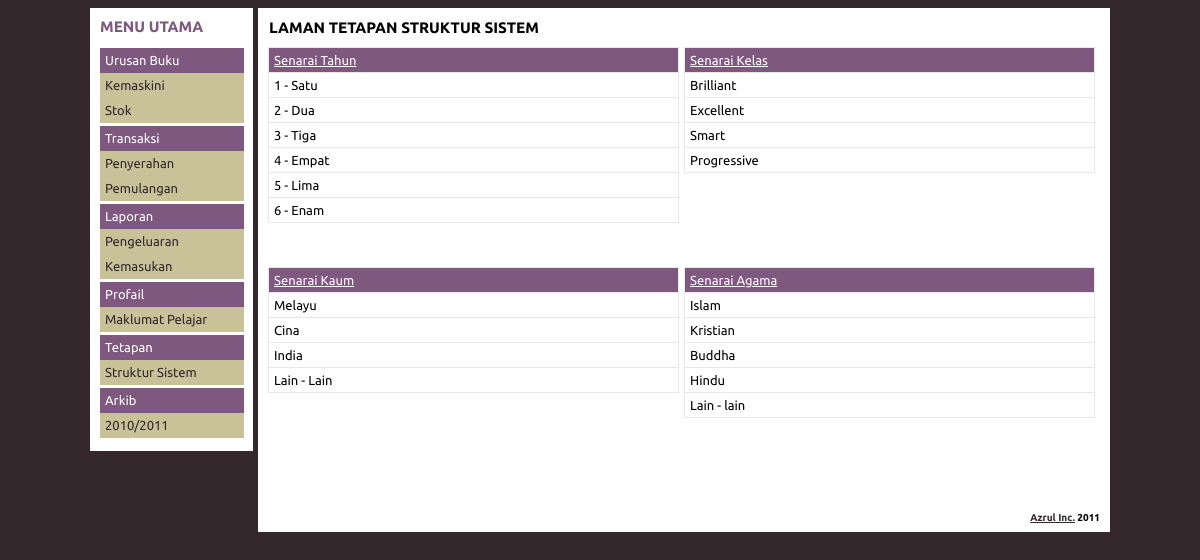
Screenshot of /index.php/settings/structure with the database file from the repository.
### tables this page shows
CREATE TABLE IF NOT EXISTS `ispbt_years` (
  `is_years_ind` int(3) NOT NULL,
  `is_years_digit` int(3) NOT NULL,
  `is_years_title` varchar(255) NOT NULL,
  UNIQUE KEY `is_year_digit` (`is_years_digit`),
  KEY `is_year_ind` (`is_years_ind`)
);

CREATE TABLE IF NOT EXISTS `ispbt_class` (
  `is_class_ind` int(2) NOT NULL,
  `is_class_title` varchar(255) NOT NULL,
  KEY `is_class_ind` (`is_class_ind`)
);

CREATE TABLE IF NOT EXISTS `ispbt_race` (
  `is_race_ind` int(2) NOT NULL,
  `is_race_title` varchar(255) NOT NULL,
  KEY `is_race_ind` (`is_race_ind`)
);

CREATE TABLE IF NOT EXISTS `ispbt_religion` (
  `is_religion_ind` int(2) NOT NULL,
  `is_religion_title` varchar(255) NOT NULL,
  KEY `is_religion_ind` (`is_religion_ind`)
);

### application/controllers/settings/structure.php (called while the page is built, shortened)
<?php if ( ! defined('BASEPATH')) exit('No direct script access allowed');
class Structure extends CI_Controller {
	public function index()
	{
		$years = $this->Mod_getoptionlist->load('year');
		$classes = $this->Mod_getoptionlist->load('class');
		$races = $this->Mod_getoptionlist->load('race');
		$religions = $this->Mod_getoptionlist->load('religion');
		$orphans = $this->Mod_getoptionlist->load('orphan');
		$data = array(
			'yearsdata' => $years,
			'classdata' => $classes,
			'racesdata' => $races,
			'religionsdata' => $religions,
			'orphansdata' => $orphans
		);
		$this->load->view('settings/structure/view_structure_main', $data);
	}
}

### index.php (called while the page is built, shortened)
<?php
require_once BASEPATH.'core/CodeIgniter'.EXT;

### application/models/mod_getoptionlist.php (called while the page is built)
<?php if ( ! defined('BASEPATH')) exit('No direct script access allowed');
class Mod_getoptionlist extends CI_Model {
    function load($param)
    {
    	if ($param == 'gender')
    	{
		    $query = $this->db->query("SELECT * FROM ispbt_gender");
			return $query->result_array();
		}
		else if ($param == 'year')
		{
			$query = $this->db->query("SELECT * FROM ispbt_years");
			return $query->result_array();
		}
		else if ($param == 'class')
		{
			$query = $this->db->query("SELECT * FROM ispbt_class");
			return $query->result_array();
		}
		else if ($param == 'race')
		{
			$query = $this->db->query("SELECT * FROM ispbt_race");
			return $query->result_array();
		}
		else if ($param == 'religion')
		{
			$query = $this->db->query("SELECT * FROM ispbt_religion");
			return $query->result_array();
		}
		else if ($param == 'orphan')
		{
			$query = $this->db->query("SELECT * FROM ispbt_orphan");
			return $query->result_array();
		}
		else if ($param == 'status')
		{
			$query = $this->db->query("SELECT * FROM ispbt_status");
			return $query->result_array();
		}
    }
}
?>

### application/views/settings/structure/view_structure_main.php (the view)
<table id="page-header" width="100%">
	<tr>
		<td><h3>LAMAN TETAPAN STRUKTUR SISTEM</h3></td>
		<td align="right">&nbsp;</td>
	</tr>
</table>
<div class="strucuture-set">
<table border="1" cellpadding="5" width="100%">
	<thead>
		<tr>
			<td><a href="<?php echo site_url('settings/structure/edit/year'); ?>">Senarai Tahun</a></td>
		</tr>
	</thead>
	<tbody>
		<?php
			foreach($yearsdata as $value)
			{
				echo "<tr><td>" . $value['is_years_digit'] . " - " . $value['is_years_title'] . "</td></tr>";
			}
		?>
	</tbody>
</table>
</div>
<div class="strucuture-set">
<table border="1" cellpadding="5" width="100%">
	<thead>
		<tr>
			<td><a href="<?php echo site_url('settings/structure/edit/class'); ?>">Senarai Kelas</a></td>
		</tr>
	</thead>
	<tbody>
		<?php
			foreach($classdata as $value)
			{
				echo "<tr><td>" . $value['is_class_title'] . "</td></tr>";
			}
		?>
	</tbody>
</table>
</div>
<div class="strucuture-set">
<table border="1" cellpadding="5" width="100%">
	<thead>
		<tr>
			<td><a href="<?php echo site_url('settings/structure/edit/race'); ?>">Senarai Kaum</a></td>
		</tr>
	</thead>
	<tbody>
		<?php
			foreach($racesdata as $value)
			{
				echo "<tr><td>" . $value['is_race_title'] . "</td></tr>";
			}
		?>
	</tbody>
</table>
</div>
<div class="strucuture-set">
<table border="1" cellpadding="5" width="100%">
	<thead>
		<tr>
			<td><a href="<?php echo site_url('settings/structure/edit/religion'); ?>">Senarai Agama</a></td>
		</tr>
	</thead>
	<tbody>
		<?php
			foreach($religionsdata as $value)
			{
				echo "<tr><td>" . $value['is_religion_title'] . "</td></tr>";
			}
		?>
	</tbody>
</table>
</div>

### css/style.css (style rules this page uses)
body { background-color: #34282C; font-family: 'Ubuntu', sans-serif, arial; font-size: 13px; }
table { border-collapse: collapse; border: 1px #E8E8E8 solid; }
thead { background-color: #7E587E; color: #FFFFFF; }
thead a { color: #FFFFFF; }
tr { border: 1px #E8E8E8 solid; }
td { border: 1px #E8E8E8 solid; }
a { color: #34282C; }
#body-wrapper .strucuture-set { width: 49.4%; margin-right: 5px; height: 220px; float: left; }
table#page-header { border: none; }
table#page-header tr { border: inherit; }
table#page-header td { border: inherit; }
table#page-header h3 { margin: 0; padding: 10px 0 10px 0; }

### rows the page displays
ispbt_years: is_years_digit "1", is_years_title "Satu"
ispbt_years: is_years_digit "2", is_years_title "Dua"
ispbt_years: is_years_digit "3", is_years_title "Tiga"
ispbt_years: is_years_digit "4", is_years_title "Empat"
ispbt_years: is_years_digit "5", is_years_title "Lima"
ispbt_years: is_years_digit "6", is_years_title "Enam"
ispbt_class: is_class_title "Brilliant"
ispbt_class: is_class_title "Excellent"
ispbt_class: is_class_title "Smart"
ispbt_class: is_class_title "Progressive"
ispbt_race: is_race_title "Melayu"
ispbt_race: is_race_title "Cina"
ispbt_race: is_race_title "India"
ispbt_race: is_race_title "Lain - Lain"
ispbt_religion: is_religion_title "Islam"
ispbt_religion: is_religion_title "Kristian"
ispbt_religion: is_religion_title "Buddha"
ispbt_religion: is_religion_title "Hindu"
ispbt_religion: is_religion_title "Lain - lain"
